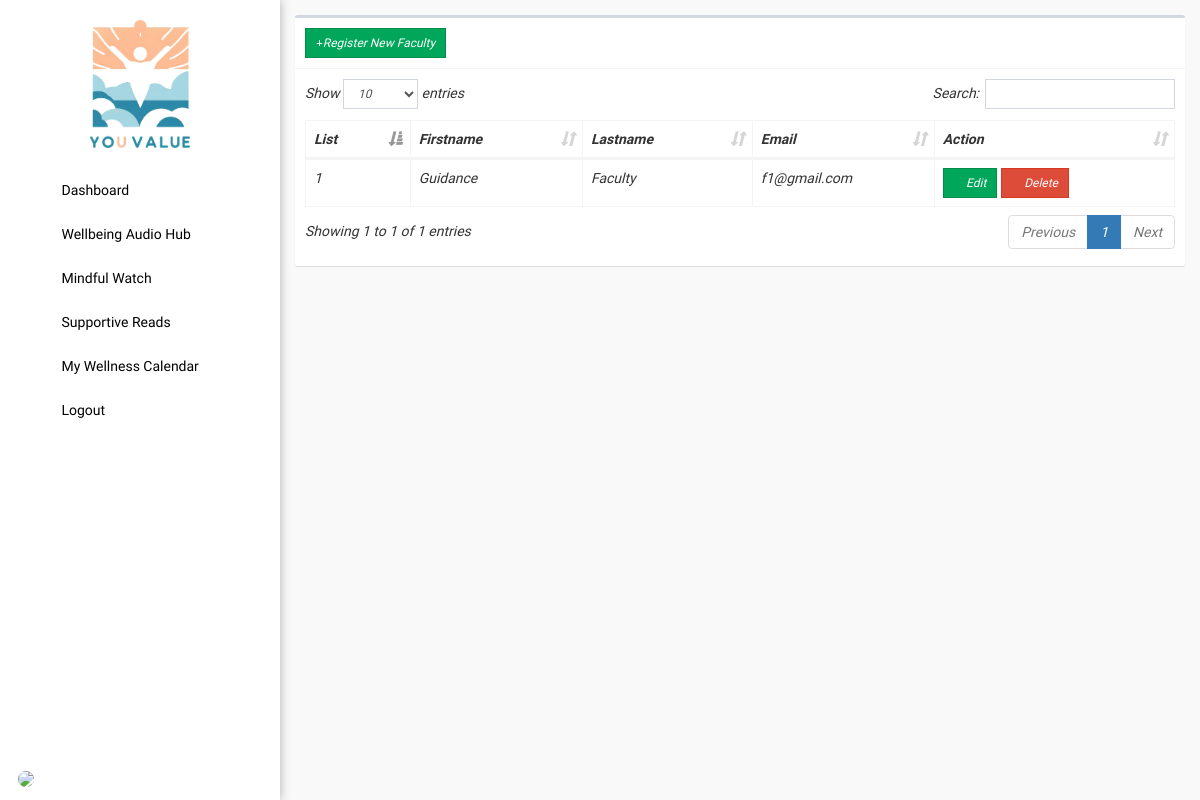
The app's page /admin/faculty.php, older data.
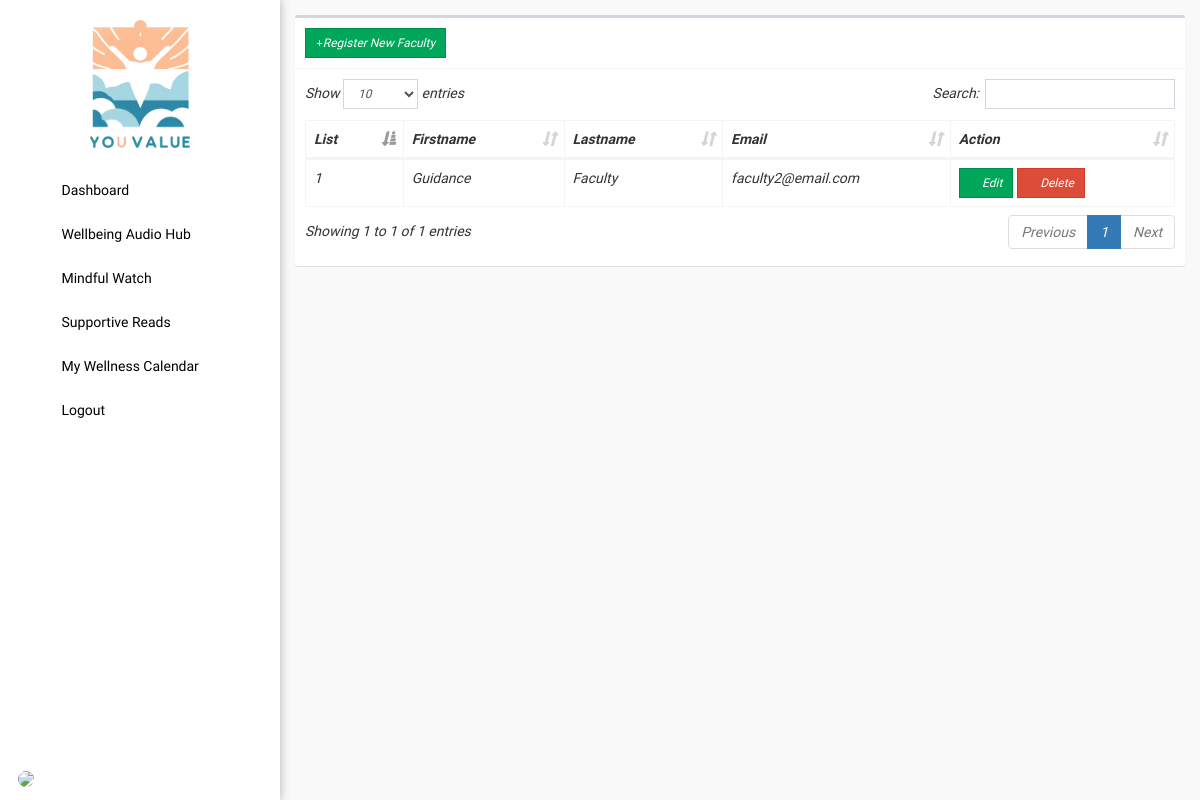
The same page, newer data.
### tables this page shows
CREATE TABLE `users` (
  `id` int(11) NOT NULL,
  `img` text NOT NULL,
  `firstname` text NOT NULL,
  `lastname` text NOT NULL,
  `middlename` text NOT NULL,
  `phone_number` text NOT NULL,
  `age` text NOT NULL,
  `gender` text NOT NULL,
  `email` text NOT NULL,
  `password` text NOT NULL,
  `passwordtxt` text NOT NULL,
  `contact` text NOT NULL,
  `address` text NOT NULL,
  `code` int(11) NOT NULL,
  `type` int(1) NOT NULL COMMENT '0=student,1=faculty,2=admin',
  `datetake` date NOT NULL DEFAULT current_timestamp(),
  `totaltake` tinyint(1) NOT NULL
);

### config/config.php (called while the page is built, shortened)
<?php
class Connection{
	private $servername = "localhost";
	private $username = "root";
	private $password = "";
	private $dbname = "youvalue";
	public function conn(){
		try {
		$this->dsn = "mysql:host=".$this->servername.";dbname=".$this->dbname;
		$this->pdo = new PDO($this->dsn, $this->username, $this->password);
		$this->pdo->setAttribute(PDO::ATTR_ERRMODE, PDO::ERRMODE_EXCEPTION);
		$this->pdo->setAttribute(PDO::ATTR_DEFAULT_FETCH_MODE, PDO::FETCH_ASSOC);
		return $this->pdo;
		} catch (Exception $e) {
			echo 'error'. $e->getmessage();
		}
	}
}
?>

### admin/faculty.php (the view, shortened to what this page needs)
<?php
  include '../config/config.php';
  class data extends Connection{
    public function managedata(){
?>
<!DOCTYPE html>
<html>
<head><?php include 'head.php'; ?></head>
<body class="hold-transition skin-blue sidebar-mini">
  <div class="wrapper">
    <?php include 'sidebar.php'; ?>
    <div class="content-wrapper" style="height: 100vh;background-color: #f9f9f9;overflow-y: auto;">
      <section class="content">
        <div class="row">
          <div class="col-xs-12">
            <div class="box">
              <div class="box-header with-border">
                 <a href="#addnew" data-toggle="modal" class="btn btn-success btn-sm btn-flat custom-btn"><i class="fa fa-plus"></i>Register New Faculty</a>
              </div>
              <div class="box-body table-responsive">
                <table id="example1" class="table table-bordered">
                  <thead>
                    <th>List</th>
                    <th>Firstname</th>
                    <th>Lastname</th>
                    <th>Email</th>
                    <th>Action</th>
                  </thead>
                  <tbody>
                    <?php $sql = "SELECT * FROM users WHERE type = 1";
                    $stmt = $this->conn()->query($sql);
                    $id = 1;
                    while ($row = $stmt->fetch()) { ?>
                      <tr>
                        <td><?php echo $id; ?></td>
                        <td><?php echo $row['firstname'] ?></td>
                        <td><?php echo $row['lastname'] ?></td>
                        <td><?php echo $row['email'] ?></td>
                        <td>
                          <button class='btn btn-success btn-sm edit btn-flat'
                          data-edit_id='<?php echo $row['id'] ?>'
                          data-edit_firstname='<?php echo $row['firstname'] ?>'
                          data-edit_lastname='<?php echo $row['lastname'] ?>'
                          data-edit_email='<?php echo $row['email'] ?>'
                          data-edit_password='<?php echo $row['passwordtxt'] ?>'
                          ><i class='fa fa-edit'></i> Edit</button>
                          <button class='btn btn-danger btn-sm delete btn-flat'
                          data-delete_id='<?php echo $row['id'] ?>'
                          ><i class='fa fa-trash'></i> Delete</button>
                        </td>
                      </tr>
                    <?php $id++; } ?>
                  </tbody>
                </table>
              </div>
            </div>
          </div>
        </div>
      </section>
    </div>
  </div>
</body>
</html>
<?php } } $data = new data(); $data->managedata(); ?>

Row changes from the older to the newer data that the page shows:
changed users "Guidance": email "f1@gmail.com" → "faculty2@email.com"
